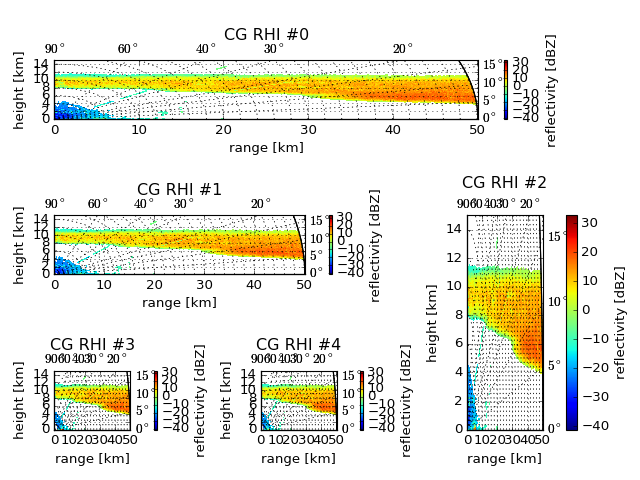

Generate this figure with Python:
import matplotlib.pyplot as plt
import matplotlib.gridspec as gridspec
import numpy as np
# well, it's a wradlib example
import wradlib
from mpl_toolkits.axisartist.grid_finder import FixedLocator, DictFormatter
# reading in data, range and theta arrays from special rhi hdf5 file
file = '../../examples/data/polar_rhi_dBZ_bonn.h5'
data, meta = wradlib.io.from_hdf5(file, dataset='data')
r, meta = wradlib.io.from_hdf5(file, dataset='range')
th, meta = wradlib.io.from_hdf5(file, dataset='theta')
# mask data array for better presentation
mask_ind = np.where(data <= np.nanmin(data))
data[mask_ind] = np.nan
ma = np.ma.array(data, mask=np.isnan(data))
gs = gridspec.GridSpec(3, 3)
subplots = [gs[0, :], gs[1, :-1], gs[1:, -1], gs[-1, 0], gs[-1, -2]]
cbarpad = [0.05, 0.075, 0.2, 0.2, 0.2]
labelpad = [1.25, 1.25, 1.1, 1.25, 1.25]
for i, sp in enumerate(subplots):
    cgax, caax, paax, pm = wradlib.vis.plot_cg_rhi(ma,
                                                   r, th, rf=1e3, autoext=True,
                                                   refrac=False, subplot=sp)
    t = plt.title('CG RHI #%(i)d' %locals())
    t.set_y(labelpad[i])
    cgax.set_ylim(0, 15)
    cbar = plt.gcf().colorbar(pm, pad=cbarpad[i])
    caax.set_xlabel('range [km]')
    caax.set_ylabel('height [km]')
    gh = cgax.get_grid_helper()
    # set theta to some nice values
    locs = [0., 5., 10., 15., 20., 30., 40., 60., 90.]
    gh.grid_finder.grid_locator1 = FixedLocator(locs)
    gh.grid_finder.tick_formatter1 = DictFormatter(dict([(i, r"${0:.0f}^\circ$".format(i)) for i in locs]))
    cbar.set_label('reflectivity [dBZ]')
plt.tight_layout()
plt.draw()
plt.show()
